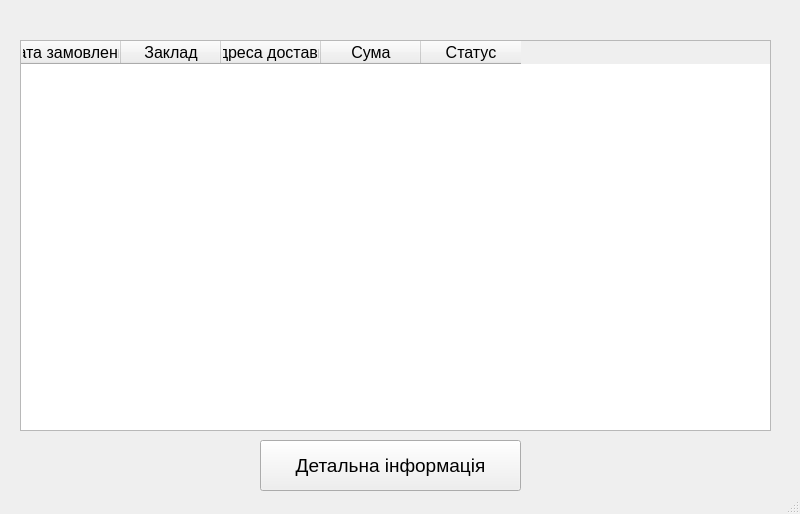
<?xml version="1.0" encoding="UTF-8"?>
<ui version="4.0">
 <class>MainWindow</class>
 <widget class="QMainWindow" name="MainWindow">
  <property name="geometry">
   <rect>
    <x>0</x>
    <y>0</y>
    <width>800</width>
    <height>514</height>
   </rect>
  </property>
  <property name="windowTitle">
   <string>Історія замовлень</string>
  </property>
  <widget class="QWidget" name="centralwidget">
   <widget class="QTableWidget" name="tbl_order_history">
    <property name="geometry">
     <rect>
      <x>20</x>
      <y>40</y>
      <width>751</width>
      <height>391</height>
     </rect>
    </property>
    <property name="font">
     <font>
      <pointsize>12</pointsize>
     </font>
    </property>
    <column>
     <property name="text">
      <string>Дата замовлення</string>
     </property>
    </column>
    <column>
     <property name="text">
      <string>Заклад</string>
     </property>
    </column>
    <column>
     <property name="text">
      <string>Адреса доставки</string>
     </property>
    </column>
    <column>
     <property name="text">
      <string>Сума</string>
     </property>
    </column>
    <column>
     <property name="text">
      <string>Статус</string>
     </property>
    </column>
   </widget>
   <widget class="QPushButton" name="btn_order_details">
    <property name="geometry">
     <rect>
      <x>260</x>
      <y>440</y>
      <width>261</width>
      <height>51</height>
     </rect>
    </property>
    <property name="font">
     <font>
      <pointsize>14</pointsize>
     </font>
    </property>
    <property name="text">
     <string>Детальна інформація</string>
    </property>
   </widget>
  </widget>
  <widget class="QStatusBar" name="statusbar"/>
 </widget>
 <resources/>
 <connections/>
</ui>
